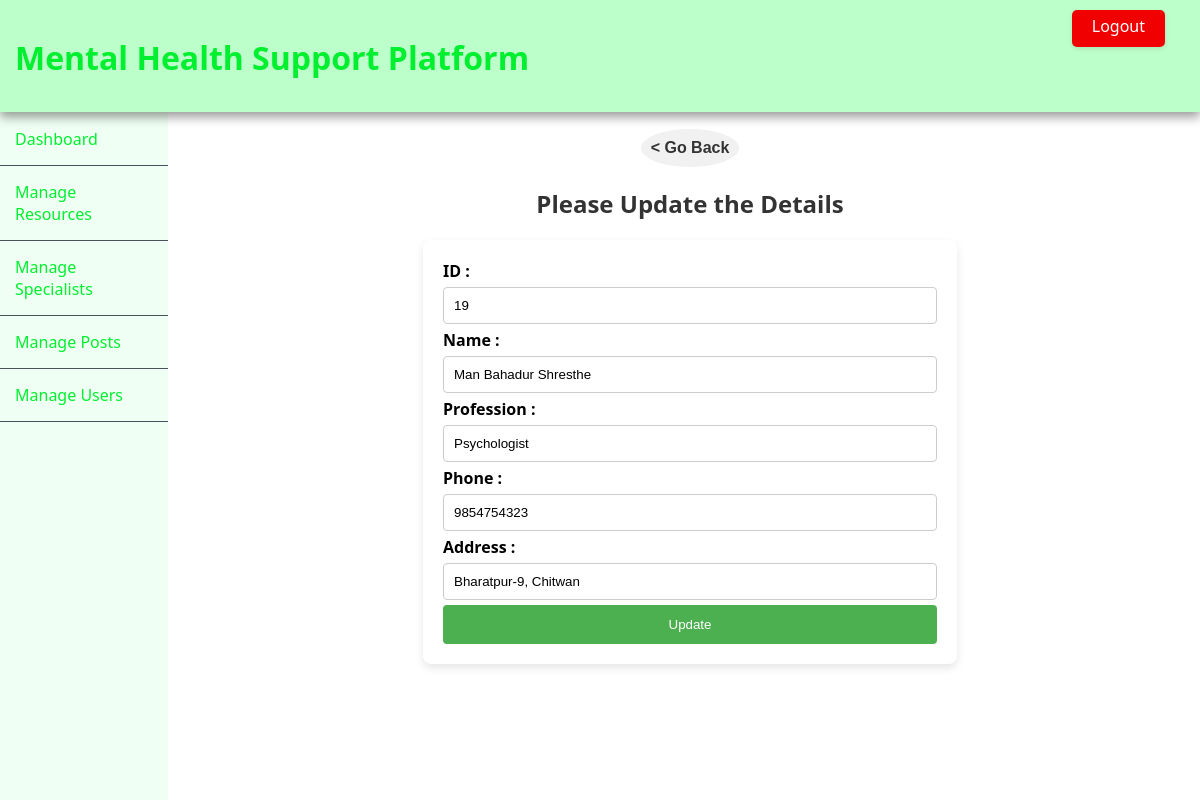
The app's page /admin/updateSpecialist.php?id=19 (signed in), older data.
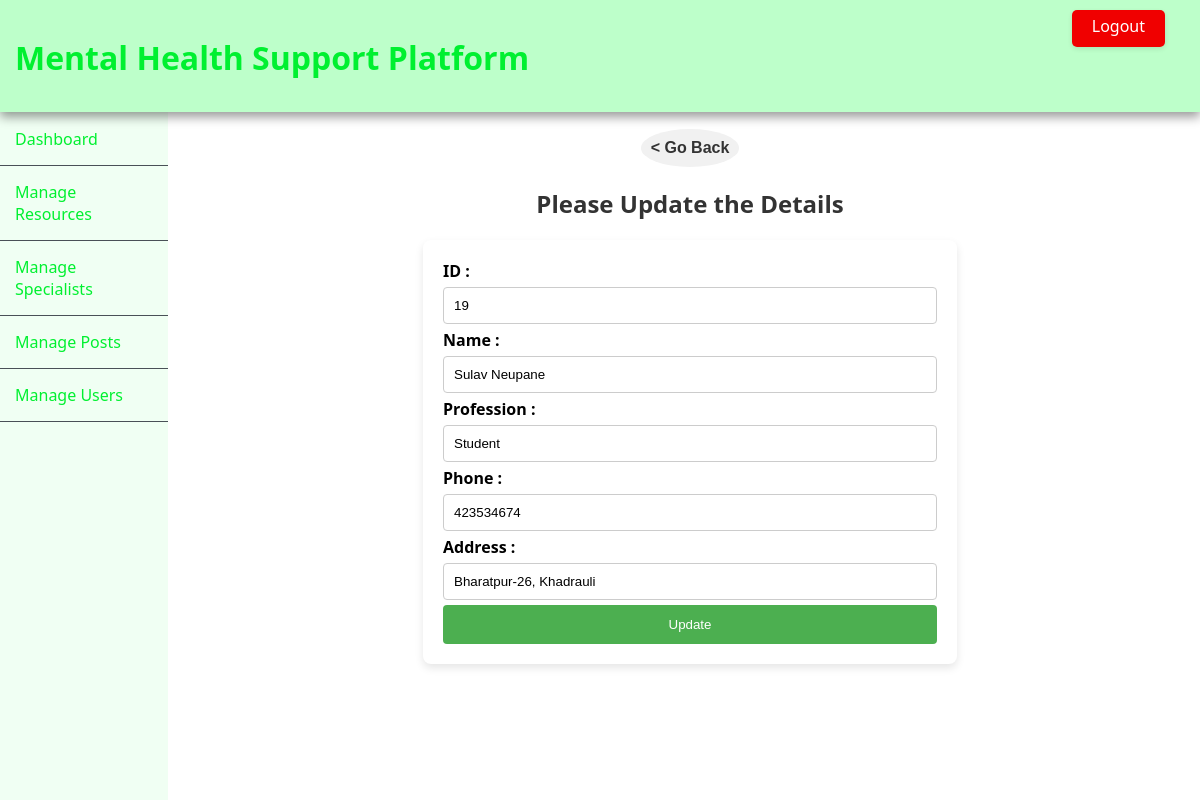
The same page, newer data.
### tables this page shows
CREATE TABLE `specialist` (
  `id` int(11) NOT NULL,
  `name` varchar(255) NOT NULL,
  `profession` varchar(255) NOT NULL,
  `phone` bigint(20) NOT NULL,
  `address` varchar(255) NOT NULL
);

### admin/updateSpecialist.php (the view, shortened to what this page needs)
<?php
$con = mysqli_connect("localhost", "root", "", "mhsp");
include '../components/adminnavfixed.php';
if (isset($_GET['id'])) {
    $id = $_GET['id'];
    $sql = "SELECT * FROM `specialist` WHERE `id`='$id'";
    $result = $con->query($sql);
    if ($result->num_rows > 0) {
        while ($row = $result->fetch_assoc()) {
            $name = $row['name'];
            $pro = $row['profession'];
            $phone = $row['phone'];
            $add = $row['address'];
        }
?>
        <section class="update">
            <button class="back-button" onclick="history.back()">&lt; Go Back </button>
            <h1>Please Update the Details</h1>
            <form action="" method="post" onsubmit="return validateForm()">
                <label for="id">ID : </label><input type="number" name="id" id="id" value="<?php echo $id; ?>" readonly>
                <span class="error" id="idErr"></span><br>
                <label for="name">Name : </label><input type="text" name="name" id="name" value="<?php echo $name; ?>">
                <span class="error" id="nameErr"></span> <br>
                <label for="profession">Profession : </label><input type="text" name="profession" id="profession" value="<?php echo $pro; ?>">
                <span class="error" id="professionErr"></span> <br>
                <label for="phone">Phone : </label><input type="number" name="phone" id="phone" value="<?php echo $phone; ?>">
                <span class="error" id="phoneErr"></span> <br>
                <label for="address">Address : </label><input type="text" name="address" id="address" value="<?php echo $add; ?>">
                <span class="error" id="addressErr"></span> <br>
                <input type="submit" name="update" value="Update">
            </form>
        </section>
        </body>
        </html>
<?php
    } else {
        header('Location: admin.php');
    }
}
?>

Row changes from the older to the newer data that the page shows:
changed specialist: name "Man Bahadur Shresthe" → "Sulav Neupane"; profession "Psychologist" → "Student"; phone "9854754323" → "423534674"; address "Bharatpur-9, Chitwan" → "Bharatpur-26, Khadrauli"
